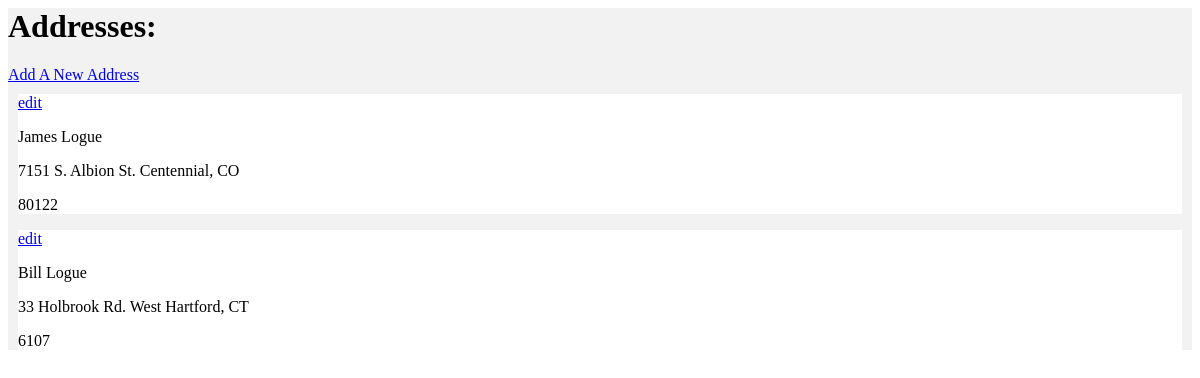
The page /address_book on the database as committed earlier.
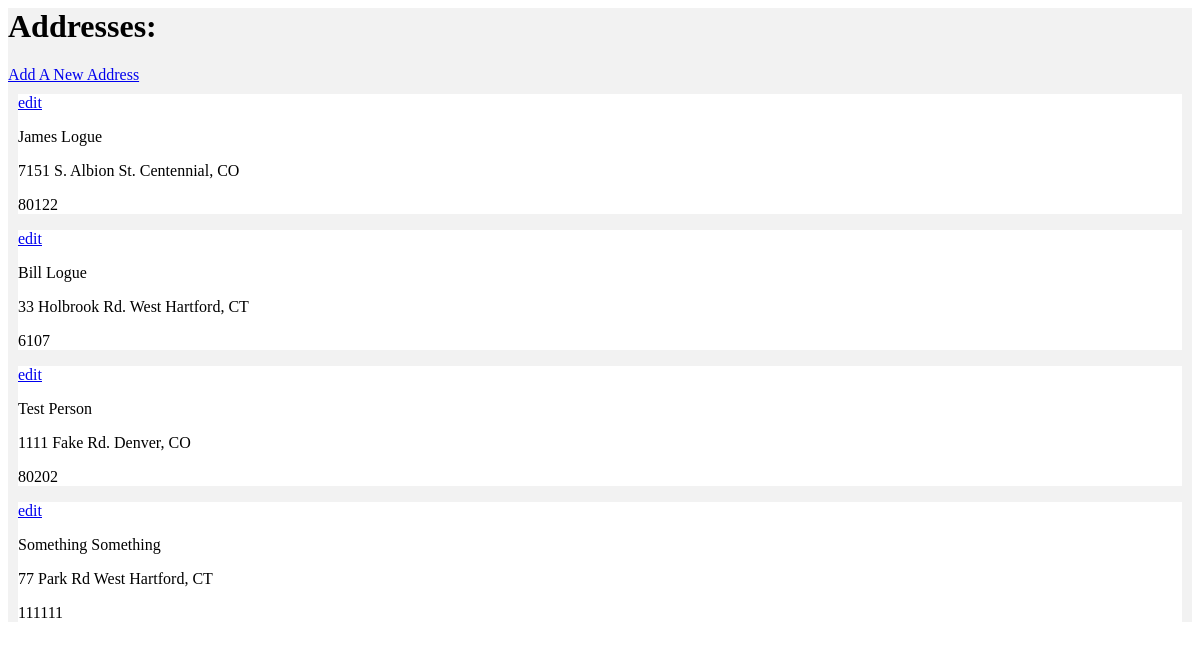
The same page on the database as committed later.
### app/models.py (models this page shows, shortened)
class Address(db.Model):
    id = db.Column(db.Integer, primary_key=True)
    first_name = db.Column(db.String(64), index=True)
    last_name = db.Column(db.String(64))
    address = db.Column(db.String(128))
    zip_code = db.Column(db.String(64))
    city = db.Column(db.String(64))
    state = db.Column(db.String(64))

### app/routes.py (the view)
@app.route('/address_book', methods=['GET'])
def address_book():
    addresses = Address.query.all()
    return render_template('address_book.html', addresses=addresses)

### app/templates/address_book.html
{% extends "base.html" %}
{% block content %}
  <div style="background-color: #f2f2f2;">
    <h1>Addresses:</h1>
    <a href="/address_book/new">Add A New Address</a>
      {% for address in addresses %}
      <div style="background-color: #ffffff; margin: 10px;">
        <a href="/address_book/edit/{{ address.id }}">edit</a>
        <p>{{address.first_name}} {{ address.last_name }}</p>
        <p>{{address.address}} {{ address.city }}, {{ address.state }}</p>
        <p>{{ address.zip_code }}</p>
      </div>
      {% endfor %}
  </div>
{% endblock %}

### app/templates/base.html (shortened to what this page needs)
<html>
    <head>
    </head>
    <body>
      {% block content %}
      {% endblock %}
    </body>
</html>

Rows that differ between the two databases and show on the page:
added Address: first_name "Test", last_name "Person", address "1111 Fake Rd.", city "Denver", state "CO", zip_code "80202"
added Address: first_name "Something", last_name "Something", address "77 Park Rd", city "West Hartford", state "CT", zip_code "111111"
